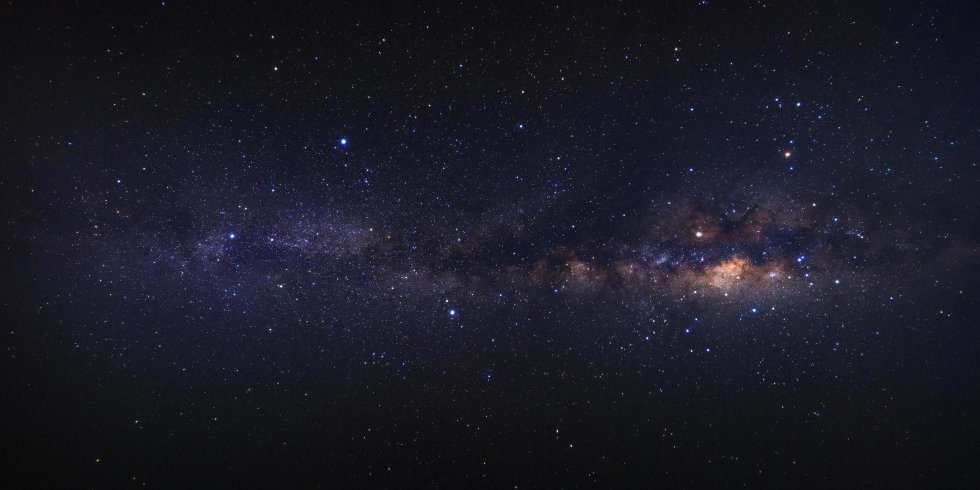
#> input picture espacio.jpg, 1960 x 980 px (shown at 1/2 size)
$ python -i complete_cv_analysis.py   (imports and definitions only)
#> lines starting #> are read from the running program, lines starting #| are printed output that depends on the picture
#!/usr/bin/env python3
"""
Análisis completo de CV para los 150 artículos más recientes con riesgo medio/alto
Incluye: descarga de imágenes, análisis de calidad, posicionamiento y análisis visual completo
"""

import sqlite3
import json
import requests
import time
import logging
from pathlib import Path
from datetime import datetime
from typing import Dict, Any, Optional, List, Tuple
import re
import os
from urllib.parse import urlparse, urljoin
import hashlib
from bs4 import BeautifulSoup
from PIL import Image, ImageStat
import colorsys
import numpy as np

# Configurar logging
# [8 lines not run here, left out]
logger = logging.getLogger(__name__)

class CompleteImageAnalyzer:
    """Analizador completo de imágenes para artículos de alto riesgo"""

    def __init__(self):
        self.base_url = "http://localhost:11434"
        self.models = {
            'vision': 'llava:latest',        # Modelo de visión para análisis de imágenes
            'analysis': 'deepseek-r1:7b',    # Modelo para análisis textual
            'fast': 'gemma2:2b'              # Modelo rápido
        }
        self.db_path = Path('data/geopolitical_intel.db')
        self.images_dir = Path('data/images')
        self.images_dir.mkdir(exist_ok=True)

        # Headers para requests
        self.headers = {
            'User-Agent': 'Mozilla/5.0 (Windows NT 10.0; Win64; x64) AppleWebKit/537.36 (KHTML, like Gecko) Chrome/91.0.4472.124 Safari/537.36'
        }

    # [124 lines left out: functions test_ollama_connection, download_image_from_url, extract_image_from_article, is_valid_image_url, not called in this run]

    def analyze_image_properties(self, image_path: str) -> Dict[str, Any]:
        """Análisis completo de propiedades de la imagen"""
#> called with image_path = 'espacio.jpg'
        try:
            with Image.open(image_path) as img:
                # Propiedades básicas
#> img is the input picture: PIL image 1960x980 RGB; mean R, G, B 26, 25.9, 37.5
                width, height = img.size
#> width = 1960; height = 980
                file_size = os.path.getsize(image_path)

                # Convertir a RGB si es necesario
                if img.mode != 'RGB':
                    img = img.convert('RGB')

                # Análisis de colores dominantes
                colors = img.getcolors(maxcolors=256*256*256)
#> colors = 35833 items
                if colors:
                    # Obtener los 5 colores más comunes
                    sorted_colors = sorted(colors, key=lambda x: x[0], reverse=True)[:5]
#> sorted_colors = [(30990, (17, 16, 21)), (30383, (16, 15, 20)), (29049, (18, 17, 22)), (24912, (17, 18, 22)), (24326, (16, 17, 21))]
                    dominant_colors = []

                    for count, color in sorted_colors:
                        hex_color = '#{:02x}{:02x}{:02x}'.format(*color)
                        dominant_colors.append({
                            'hex': hex_color,
                            'rgb': color,
                            'percentage': count / (width * height) * 100
                        })
#> this loop made 5 passes
#> (count, color, hex_color) on passes 1 to 5: (30990, (17, 16, 21), '#111015'), (30383, (16, 15, 20), '#100f14'), (29049, (18, 17, 22), '#121116'), (24912, (17, 18, 22), '#111216'), (24326, (16, 17, 21), '#101115')
#> after the loop, dominant_colors = 5 items
                else:
                    dominant_colors = []

                # Calcular puntuación de calidad
                quality_score = self.calculate_quality_score(img, width, height, file_size)

                # Calcular puntuación CV
                cv_quality_score = self.calculate_cv_quality_score(img, width, height)

                # Determinar posición en mosaico
                mosaic_position = self.determine_mosaic_position(quality_score, cv_quality_score)

                # Puntuación de posicionamiento
                positioning_score = self.calculate_positioning_score(img, width, height)

                # Análisis visual para riesgo
                visual_risk_score = self.calculate_visual_risk_score(img, dominant_colors)

                return {
                    'width': width,
                    'height': height,
                    'file_size_kb': round(file_size / 1024, 2),
                    'dominant_colors': json.dumps(dominant_colors),
                    'quality_score': quality_score,
                    'cv_quality_score': cv_quality_score,
                    'mosaic_position': mosaic_position,
                    'positioning_score': positioning_score,
                    'visual_risk_score': visual_risk_score
                }

        except Exception as e:
            logger.warning(f"⚠️ Error analizando imagen {image_path}: {e}")
            return {}

    def calculate_quality_score(self, img: Image.Image, width: int, height: int, file_size: int) -> float:
        """Calcular puntuación de calidad de la imagen"""
#> called with width = 1960, height = 980, file_size = 189385
        score = 0.0

        # Resolución (25% del score)
        resolution_score = min((width * height) / (1920 * 1080), 1.0) * 25
#> resolution_score = 23.16
        score += resolution_score
#> score = 23.16

        # Proporción de aspecto (15% del score)
        aspect_ratio = width / height
#> aspect_ratio = 2
        ideal_ratios = [16/9, 4/3, 3/2, 1/1]  # Ratios comunes
        aspect_score = max([15 - abs(aspect_ratio - ratio) * 5 for ratio in ideal_ratios])
#> aspect_score = 13.89
        score += max(0, min(15, aspect_score))
#> score = 37.05

        # Tamaño de archivo vs resolución (20% del score)
        expected_size = (width * height) * 0.5  # Estimación rough
#> expected_size = 960400
        size_efficiency = min(file_size / expected_size, 2.0)
#> size_efficiency = 0.197
        size_score = (2.0 - abs(size_efficiency - 1.0)) * 10
#> size_score = 11.97
        score += max(0, size_score)
#> score = 49.02

        # Análisis estadístico de la imagen (40% del score)
        try:
            # Calcular estadísticas de brillo y contraste
            gray_img = img.convert('L')
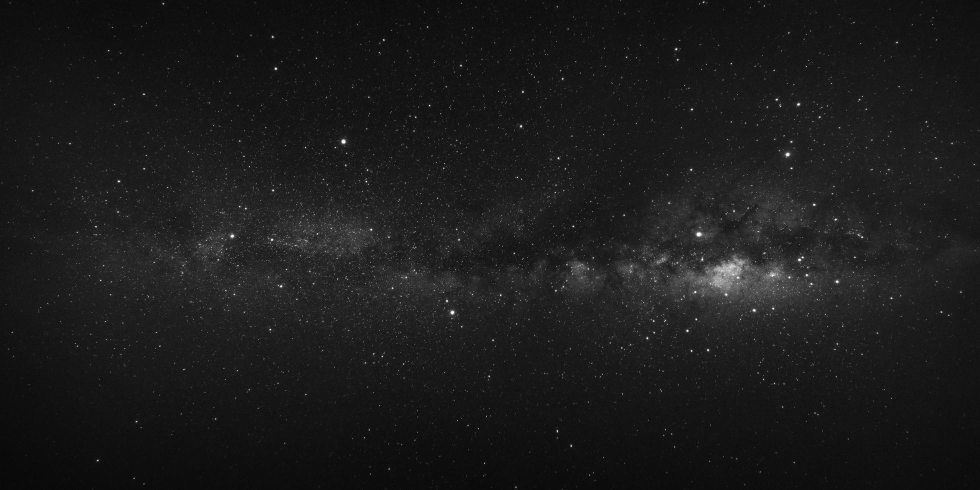
#> gray_img: PIL image 1960x980 L (shown at 1/2 size); min 0, max 255, mean 27.2
            stat = ImageStat.Stat(gray_img)

            # Brillo promedio (óptimo entre 100-180)
            brightness = stat.mean[0]
#> brightness = 27.23
            brightness_score = 20 - abs(brightness - 140) / 140 * 20
#> brightness_score = 3.89
            score += max(0, brightness_score)
#> score = 52.91

            # Desviación estándar (contraste) - mayor es mejor hasta cierto punto
            contrast = stat.stddev[0]
#> contrast = 15.19
            contrast_score = min(contrast / 50, 1.0) * 20
#> contrast_score = 6.08
            score += contrast_score
#> score = 58.99

        except Exception:
            score += 20  # Score neutral si falla el análisis

        return round(min(100.0, max(0.0, score)), 2)

    def calculate_cv_quality_score(self, img: Image.Image, width: int, height: int) -> float:
        """Calcular puntuación CV específica para análisis computacional"""
#> called with width = 1960, height = 980
        score = 0.0

        try:
            # Convertir a array numpy para análisis más avanzado
            img_array = np.array(img)

            # Análisis de nitidez usando Laplaciano
            gray = np.mean(img_array, axis=2)
            laplacian_var = np.var(np.gradient(gray))
#> laplacian_var = 35.17
            sharpness_score = min(laplacian_var / 1000, 1.0) * 30
#> sharpness_score = 1.06
            score += sharpness_score
#> score = 1.06

            # Análisis de rango dinámico
            dynamic_range = np.max(gray) - np.min(gray)
#> dynamic_range = 255
            range_score = (dynamic_range / 255) * 25
#> range_score = 25
            score += range_score
#> score = 26.06

            # Análisis de complejidad visual
            unique_colors = len(np.unique(img_array.reshape(-1, img_array.shape[-1]), axis=0))
#> unique_colors = 35833
            complexity_score = min(unique_colors / (width * height * 0.1), 1.0) * 25
#> complexity_score = 4.66
            score += complexity_score
#> score = 30.72

            # Detección de bordes
            edges = np.abs(np.gradient(gray))
            edge_density = np.mean(edges) / 255
#> edge_density = 0.00982
            edge_score = edge_density * 20
#> edge_score = 0.196
            score += edge_score
#> score = 30.92

        except Exception:
            score = 50.0  # Score neutral si falla

        return round(min(100.0, max(0.0, score)), 2)

    def determine_mosaic_position(self, quality_score: float, cv_quality_score: float) -> str:
        """Determinar posición en mosaico basado en scores"""
#> called with quality_score = 58.99, cv_quality_score = 30.92
        avg_score = (quality_score + cv_quality_score) / 2
#> avg_score = 44.95
#> in analyze_image_properties, `mosaic_position = self.determine_mosaic_position(quality_score, cv_qua..`: mosaic_position = 'secondary'

        if avg_score >= 80:
            return "featured"  # Posición destacada
        elif avg_score >= 60:
            return "primary"   # Posición principal
        elif avg_score >= 40:
            return "secondary" # Posición secundaria
        else:
            return "background" # Posición de fondo

    def calculate_positioning_score(self, img: Image.Image, width: int, height: int) -> float:
        """Calcular puntuación de posicionamiento para mosaico"""
#> called with width = 1960, height = 980
        try:
            # Análisis de puntos de interés
            img_array = np.array(img.convert('L'))

            # Dividir imagen en grid 3x3
            h_third = height // 3
#> h_third = 326
            w_third = width // 3
#> w_third = 653

            zones_interest = []
            for i in range(3):
                for j in range(3):
                    zone = img_array[i*h_third:(i+1)*h_third, j*w_third:(j+1)*w_third]
                    # Calcular interés basado en varianza
                    interest = np.var(zone)
                    zones_interest.append(interest)
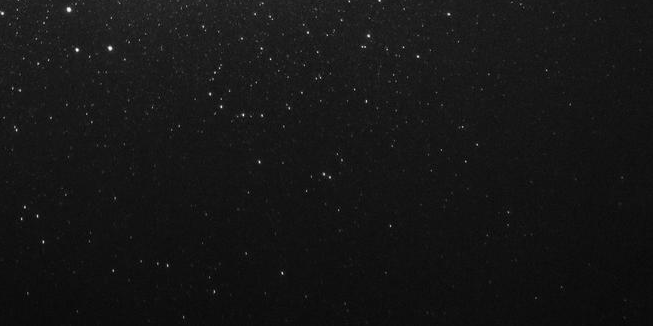
#> zone: shape (326, 653); min 0, max 255, mean 21.8
#> after the loop, zones_interest = [58.35, 98.31, 97.98, 206.3, 254.7, 532.5, 60.32, 90.15, 76.91]

            # Normalizar scores
            max_interest = max(zones_interest) if zones_interest else 1
#> max_interest = 532.5
            normalized_zones = [z / max_interest * 100 for z in zones_interest]
#> normalized_zones = [10.96, 18.46, 18.4, 38.75, 47.83, 100, 11.33, 16.93, 14.44]

            # Las zonas centrales y superiores tienen más peso
            weights = [0.8, 1.2, 0.8, 1.0, 1.5, 1.0, 0.6, 1.0, 0.6]
            weighted_score = sum(z * w for z, w in zip(normalized_zones, weights)) / sum(weights)
#> weighted_score = 33.95

            return round(min(100.0, max(0.0, weighted_score)), 2)

        except Exception:
            return 50.0

    def calculate_visual_risk_score(self, img: Image.Image, dominant_colors: List[Dict]) -> float:
        """Calcular puntuación de riesgo visual basado en colores y contenido"""
        try:
            risk_score = 0.0

            # Análisis de colores asociados con riesgo
            high_risk_colors = {
                'red': (255, 0, 0),
                'dark_red': (139, 0, 0),
                'orange': (255, 165, 0),
                'black': (0, 0, 0),
                'dark_gray': (64, 64, 64)
            }

            for color_info in dominant_colors:
                r, g, b = color_info['rgb']
                percentage = color_info['percentage']

                # Calcular distancia a colores de riesgo
                for risk_color_name, (rr, rg, rb) in high_risk_colors.items():
                    distance = ((r-rr)**2 + (g-rg)**2 + (b-rb)**2)**0.5
                    if distance < 100:  # Colores similares
                        risk_score += (100 - distance) / 100 * percentage * 0.3
#> this loop made 5 passes
#> (color_info, r, g, b, percentage) on passes 1 to 5: ({'hex': '#111015', 'rgb': (17, 16, 21), 'percentage': 1.61}, 17, 16, 21, 1.61), ({'hex': '#100f14', 'rgb': (16, 15, 20), 'percentage': 1.58}, 16, 15, 20, 1.58), ({'hex': '#121116', 'rgb': (18, 17, 22), 'percentage': 1.51}, 18, 17, 22, 1.51), ({'hex': '#111216', 'rgb': (17, 18, 22), 'percentage': 1.3}, 17, 18, 22, 1.3), ({'hex': '#101115', 'rgb': (16, 17, 21), 'percentage': 1.27}, 16, 17, 21, 1.27)
#> after the loop, risk_score = 1.94

            # Análisis de brillo general (imágenes muy oscuras pueden indicar riesgo)
            gray_img = img.convert('L')
            avg_brightness = np.mean(np.array(gray_img))
#> avg_brightness = 27.23
            if avg_brightness < 80:  # Imagen oscura
                risk_score += (80 - avg_brightness) / 80 * 20
#> risk_score = 15.13

            # Análisis de contraste alto (puede indicar tensión)
            contrast = np.std(np.array(gray_img))
#> contrast = 15.19
            if contrast > 60:
                risk_score += (contrast - 60) / 60 * 15

            return round(min(100.0, max(0.0, risk_score)), 2)

        except Exception:
            return 30.0  # Score neutral-medio

    # [188 lines left out: functions generate_visual_analysis_json, analyze_article_complete, run_complete_analysis, main, not called in this run]

# [2 lines not run here, left out]

>>> result = CompleteImageAnalyzer().analyze_image_properties('espacio.jpg')
#> in analyze_image_properties, `visual_risk_score = self.calculate_visual_risk_score(img, dominant_col..`: visual_risk_score = 15.13
#> result = 9 items
